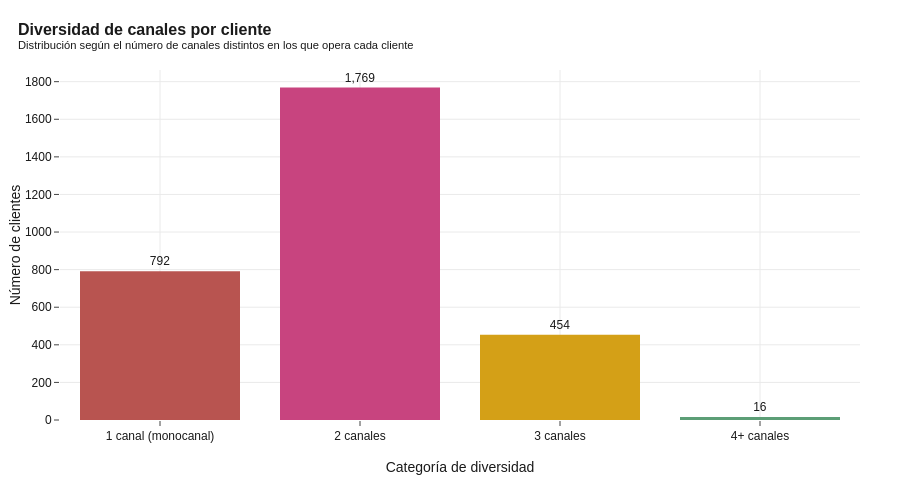

Write notebook code for a chart like this one.
### Code cell
# 3.3 Multicanal vs monocanal (cuántos canales distintos usa cada cliente)
# Esta métrica la calculamos sobre silver.ventas_minoristas
diversidad = con.execute("""
    SELECT
        id_cliente,
        COUNT(DISTINCT id_tipo_pedido) AS num_canales_distintos
    FROM silver.ventas_minoristas
    WHERE es_devolucion = FALSE
      AND id_cliente NOT IN ('5728', '30942', '30957')
    GROUP BY id_cliente
""").fetchdf()

diversidad["categoria"] = pd.cut(
    diversidad["num_canales_distintos"],
    bins=[0, 1, 2, 3, 100],
    labels=["1 canal (monocanal)", "2 canales", "3 canales", "4+ canales"],
    include_lowest=True
)
distrib_div = diversidad.groupby("categoria", observed=True).size().reset_index(name="num_clientes")
distrib_div["pct"] = (100 * distrib_div["num_clientes"] / distrib_div["num_clientes"].sum()).round(2)

print("DIVERSIDAD DE CANALES POR CLIENTE (sin cuentas técnicas)")
print("=" * 65)
for _, row in distrib_div.iterrows():
    print(f"   {str(row['categoria']):<25s}  {fmt_es(row['num_clientes']):>6s} cli ({row['pct']:>5.2f} %)")

fig = px.bar(
    distrib_div, x="categoria", y="num_clientes",
    color="categoria",
    color_discrete_sequence=[COLOR_NEGATIVO, COLOR_NACIONAL, COLOR_DESTACAR, COLOR_POSITIVO],
    text="num_clientes",
)
fig.update_traces(
    texttemplate="%{text:,}", textposition="outside",
    hovertemplate="<b>%{x}</b><br>Clientes: %{y:,}<extra></extra>"
)
fig.update_layout(
    title=dict(text="<b>Diversidad de canales por cliente</b><br><sup>Distribución según el número de canales distintos en los que opera cada cliente</sup>"),
    xaxis_title="Categoría de diversidad",
    yaxis_title="Número de clientes",
    height=480, showlegend=False,
)
guardar_y_mostrar(fig, "07_multicanal_vs_monocanal")

### Figure 1 — Plotly figure (JSON) as saved in the notebook; plotly's stock layout.template omitted (floating-point values rounded to 4 significant figures)
{"data": [{"hovertemplate": "<b>%{x}</b><br>Clientes: %{y:,}<extra></extra>", "legendgroup": "1 canal (monocanal)", "marker": {"color": "#B85450", "pattern": {"shape": ""}}, "name": "1 canal (monocanal)", "orientation": "v", "showlegend": true, "text": [792.0], "textposition": "outside", "texttemplate": "%{text:,}", "type": "bar", "x": ["1 canal (monocanal)"], "xaxis": "x", "y": [792], "yaxis": "y"}, {"hovertemplate": "<b>%{x}</b><br>Clientes: %{y:,}<extra></extra>", "legendgroup": "2 canales", "marker": {"color": "#C8447F", "pattern": {"shape": ""}}, "name": "2 canales", "orientation": "v", "showlegend": true, "text": [1769.0], "textposition": "outside", "texttemplate": "%{text:,}", "type": "bar", "x": ["2 canales"], "xaxis": "x", "y": [1769], "yaxis": "y"}, {"hovertemplate": "<b>%{x}</b><br>Clientes: %{y:,}<extra></extra>", "legendgroup": "3 canales", "marker": {"color": "#D4A017", "pattern": {"shape": ""}}, "name": "3 canales", "orientation": "v", "showlegend": true, "text": [454.0], "textposition": "outside", "texttemplate": "%{text:,}", "type": "bar", "x": ["3 canales"], "xaxis": "x", "y": [454], "yaxis": "y"}, {"hovertemplate": "<b>%{x}</b><br>Clientes: %{y:,}<extra></extra>", "legendgroup": "4+ canales", "marker": {"color": "#5C9E76", "pattern": {"shape": ""}}, "name": "4+ canales", "orientation": "v", "showlegend": true, "text": [16.0], "textposition": "outside", "texttemplate": "%{text:,}", "type": "bar", "x": ["4+ canales"], "xaxis": "x", "y": [16], "yaxis": "y"}], "layout": {"barmode": "relative", "height": 480, "legend": {"title": {"text": "categoria"}, "tracegroupgap": 0}, "showlegend": false, "title": {"text": "<b>Diversidad de canales por cliente</b><br><sup>Distribución según el número de canales distintos en los que opera cada cliente</sup>"}, "xaxis": {"anchor": "y", "categoryarray": ["1 canal (monocanal)", "2 canales", "3 canales", "4+ canales"], "categoryorder": "array", "domain": [0, 1], "title": {"text": "Categoría de diversidad"}}, "yaxis": {"anchor": "x", "domain": [0, 1], "title": {"text": "Número de clientes"}}}}
